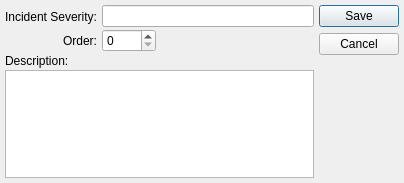
<?xml version="1.0" encoding="UTF-8"?>
<ui version="4.0">
 <comment>This file is part of the xTuple ERP: PostBooks Edition, a free and
open source Enterprise Resource Planning software suite,
Copyright (c) 1999-2018 by OpenMFG LLC, d/b/a xTuple.
It is licensed to you under the Common Public Attribution License
version 1.0, the full text of which (including xTuple-specific Exhibits)
is available at www.xtuple.com/CPAL.  By using this software, you agree
to be bound by its terms.</comment>
 <class>incidentSeverity</class>
 <widget class="QDialog" name="incidentSeverity">
  <property name="geometry">
   <rect>
    <x>0</x>
    <y>0</y>
    <width>404</width>
    <height>183</height>
   </rect>
  </property>
  <property name="windowTitle">
   <string>Incident Severity</string>
  </property>
  <layout class="QGridLayout" name="gridLayout">
   <item row="0" column="0">
    <layout class="QVBoxLayout">
     <property name="spacing">
      <number>2</number>
     </property>
     <item>
      <layout class="QHBoxLayout">
       <item>
        <layout class="QVBoxLayout">
         <property name="spacing">
          <number>2</number>
         </property>
         <item>
          <widget class="QLabel" name="_nameLit">
           <property name="text">
            <string>Incident Severity:</string>
           </property>
           <property name="alignment">
            <set>Qt::AlignRight|Qt::AlignTrailing|Qt::AlignVCenter</set>
           </property>
           <property name="buddy">
            <cstring>_name</cstring>
           </property>
          </widget>
         </item>
         <item>
          <widget class="QLabel" name="_orderLit">
           <property name="text">
            <string>Order:</string>
           </property>
           <property name="alignment">
            <set>Qt::AlignRight|Qt::AlignTrailing|Qt::AlignVCenter</set>
           </property>
          </widget>
         </item>
        </layout>
       </item>
       <item>
        <layout class="QVBoxLayout">
         <property name="spacing">
          <number>2</number>
         </property>
         <item>
          <widget class="XLineEdit" name="_name"/>
         </item>
         <item>
          <layout class="QHBoxLayout">
           <property name="spacing">
            <number>5</number>
           </property>
           <item>
            <widget class="QSpinBox" name="_order">
             <property name="maximum">
              <number>9999</number>
             </property>
            </widget>
           </item>
           <item>
            <spacer>
             <property name="orientation">
              <enum>Qt::Horizontal</enum>
             </property>
             <property name="sizeType">
              <enum>QSizePolicy::Expanding</enum>
             </property>
             <property name="sizeHint" stdset="0">
              <size>
               <width>16</width>
               <height>22</height>
              </size>
             </property>
            </spacer>
           </item>
          </layout>
         </item>
        </layout>
       </item>
      </layout>
     </item>
     <item>
      <widget class="QLabel" name="_descripLit">
       <property name="text">
        <string>Description:</string>
       </property>
      </widget>
     </item>
     <item>
      <widget class="XTextEdit" name="_descrip"/>
     </item>
     <item>
      <spacer>
       <property name="orientation">
        <enum>Qt::Vertical</enum>
       </property>
       <property name="sizeType">
        <enum>QSizePolicy::Expanding</enum>
       </property>
       <property name="sizeHint" stdset="0">
        <size>
         <width>20</width>
         <height>40</height>
        </size>
       </property>
      </spacer>
     </item>
    </layout>
   </item>
   <item row="0" column="1">
    <widget class="QDialogButtonBox" name="_buttonBox">
     <property name="orientation">
      <enum>Qt::Vertical</enum>
     </property>
     <property name="standardButtons">
      <set>QDialogButtonBox::Cancel|QDialogButtonBox::Save</set>
     </property>
    </widget>
   </item>
  </layout>
 </widget>
 <layoutdefault spacing="5" margin="5"/>
 <customwidgets>
  <customwidget>
   <class>XLineEdit</class>
   <extends>QLineEdit</extends>
   <header>xlineedit.h</header>
   <container>1</container>
  </customwidget>
  <customwidget>
   <class>XTextEdit</class>
   <extends>QTextEdit</extends>
   <header>xtextedit.h</header>
  </customwidget>
 </customwidgets>
 <resources/>
 <connections/>
</ui>
